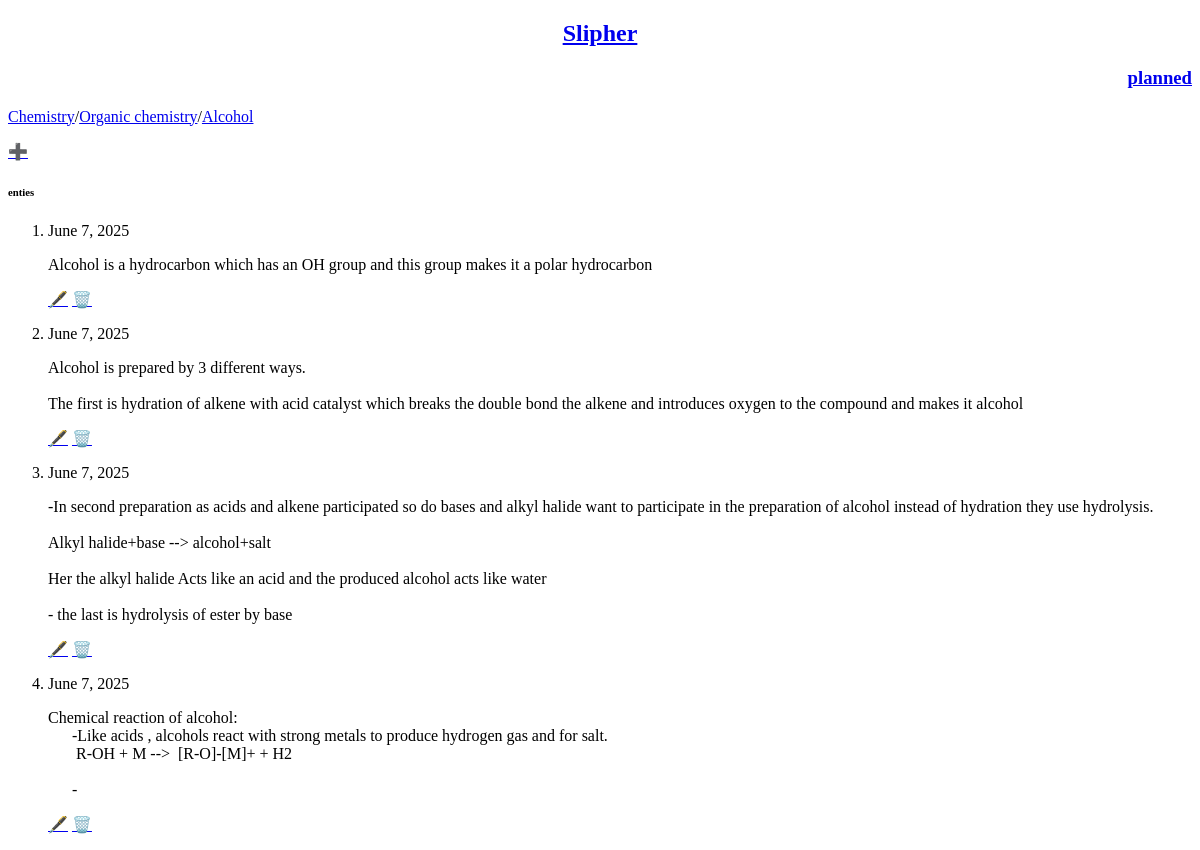
Before: /subject/3/topic/8/subtopic/30/subtopic_entry with the older database file.
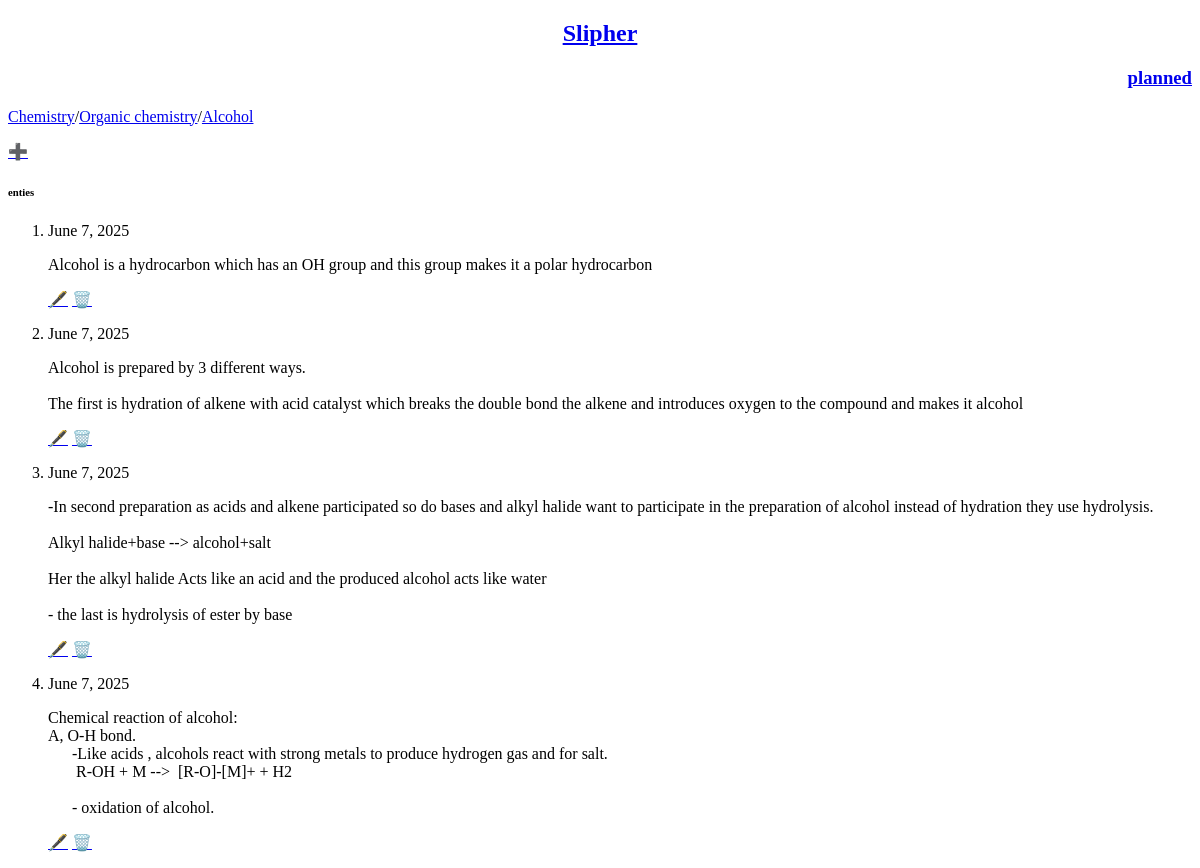
After: the same page with the newer database file.
### Subjects/models.py (models this page shows, shortened)
class SubtopicEntry(models.Model):
    subtopic = models.ForeignKey(Subtopics,on_delete=models.CASCADE,related_name="subtopicentry")
    text = models.TextField()
    date_added = models.DateField(default=timezone.now)

### Subjects/views.py (the view)
# urls.py: path("subject/<int:subject_id>/topic/<int:topic_id>/subtopic/<int:subtopic_id>/subtopic_entry",views.entry,name="subtopic_entry"),
def entry(requests,subject_id,topic_id,subtopic_id):
    subject = Subjects.objects.get(id=subject_id)
    topic = subject.topic.get(id=topic_id)
    subtopic = topic.subtopic.get(id=subtopic_id)
    entries = subtopic.subtopicentry.all()
    template = loader.get_template("Subjects/subtopic/entry/show_entry.html")
    context = {
            "subtopic":subtopic,"topic":topic,"subject":subject,"entries":entries,
            }
    return HttpResponse(template.render(context,requests))

### Subjects/models.py (called while the page is built)
    def __str__(self):
        return self.subject_name

    def __str__(self):
        return self.topic_name

    def __str__(self):
        return self.subtopic_name

### Subjects/templates/Subjects/subtopic/entry/show_entry.html
{% extends "Subjects/base.html" %}
{% block content %}
<p><a href="{% url 'Subjects:subject' %}"> {{ subject }}</a>/<a href="{% url 'Subjects:topic' subject_id=subject.id %}">{{ topic }}</a>/<a href="{% url 'Subjects:subtopic' subject_id=subject.id topic_id=topic.id %}">{{ subtopic }} </a> </p>
<a href="{% url 'Subjects:new_entry' subject_id=subject.id topic_id=topic.id subtopic_id=subtopic.id %}">➕</a>
<h6>enties</h6>
<ol>
	{% for entry in entries %}
	<li>
		<p>{{ entry.date_added }}</p>
		<div style="white-space: pre-wrap">{{ entry.text}}</div>  <p><a href="{% url 'Subjects:edit_entry' subject_id=subject.id topic_id=topic.id subtopic_id=subtopic.id entry_id=entry.id %}">🖋️</a>  <a href="{% url 'Subjects:delete_entry' subject_id=subject.id topic_id=topic.id subtopic_id=subtopic.id entry_id=entry.id %}">🗑️</a></p>
	</li>
	{% empty %}
	<p>{{ subtopic }} has no entries.</p>
	{% endfor %}
</ol>
{% endblock content %}

Changed rows visible on the page:
changed SubtopicEntry: text "Chemical reaction of alcohol: -Like acids , alcohols react with strong metals to produce hydrogen gas and for salt. R-OH + M --> [R-O]-[M]+ + H2 -" → "Chemical reaction of alcohol: A, O-H bond. -Like acids , alcohols react with strong metals to produce hydrogen gas and for salt. R-OH + M --> [R-O]-[M]+ + H2 - oxidation of alcohol."
